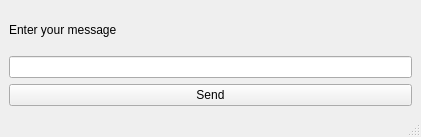
<?xml version="1.0" encoding="UTF-8"?>
<ui version="4.0">
 <class>MainWindow</class>
 <widget class="QMainWindow" name="MainWindow">
  <property name="geometry">
   <rect>
    <x>0</x>
    <y>0</y>
    <width>421</width>
    <height>137</height>
   </rect>
  </property>
  <property name="windowTitle">
   <string>MainWindow</string>
  </property>
  <widget class="QWidget" name="centralwidget">
   <layout class="QGridLayout" name="gridLayout_2">
    <item row="1" column="0">
     <layout class="QGridLayout" name="gridLayout">
      <item row="2" column="0">
       <widget class="QPushButton" name="send">
        <property name="text">
         <string>Send</string>
        </property>
       </widget>
      </item>
      <item row="0" column="0">
       <widget class="QLabel" name="label">
        <property name="text">
         <string>Enter your message</string>
        </property>
       </widget>
      </item>
      <item row="1" column="0">
       <widget class="QLineEdit" name="lineEdit"/>
      </item>
     </layout>
    </item>
   </layout>
  </widget>
  <widget class="QMenuBar" name="menubar">
   <property name="geometry">
    <rect>
     <x>0</x>
     <y>0</y>
     <width>421</width>
     <height>21</height>
    </rect>
   </property>
  </widget>
  <widget class="QStatusBar" name="statusbar"/>
 </widget>
 <resources/>
 <connections/>
</ui>
